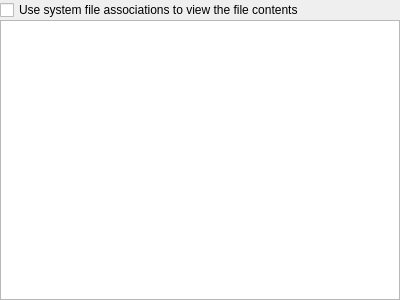
<?xml version="1.0" encoding="UTF-8"?>
<ui version="4.0">
 <class>MimeSettingsPage</class>
 <widget class="QWidget" name="MimeSettingsPage">
  <property name="geometry">
   <rect>
    <x>0</x>
    <y>0</y>
    <width>400</width>
    <height>300</height>
   </rect>
  </property>
  <property name="windowTitle">
   <string>Form</string>
  </property>
  <layout class="QHBoxLayout" name="horizontalLayout">
   <property name="spacing">
    <number>0</number>
   </property>
   <property name="leftMargin">
    <number>0</number>
   </property>
   <property name="topMargin">
    <number>0</number>
   </property>
   <property name="rightMargin">
    <number>0</number>
   </property>
   <property name="bottomMargin">
    <number>0</number>
   </property>
   <item>
    <layout class="QVBoxLayout" name="verticalLayout_3">
     <item>
      <widget class="QCheckBox" name="systemMimeCheck">
       <property name="sizePolicy">
        <sizepolicy hsizetype="Preferred" vsizetype="Fixed">
         <horstretch>0</horstretch>
         <verstretch>0</verstretch>
        </sizepolicy>
       </property>
       <property name="text">
        <string>Use system file associations to view the file contents</string>
       </property>
      </widget>
     </item>
     <item>
      <widget class="MimesTable" name="ownMimesTable"/>
     </item>
    </layout>
   </item>
  </layout>
 </widget>
 <customwidgets>
  <customwidget>
   <class>MimesTable</class>
   <extends>QTableWidget</extends>
   <header>mimestable.h</header>
  </customwidget>
 </customwidgets>
 <resources/>
 <connections/>
</ui>
